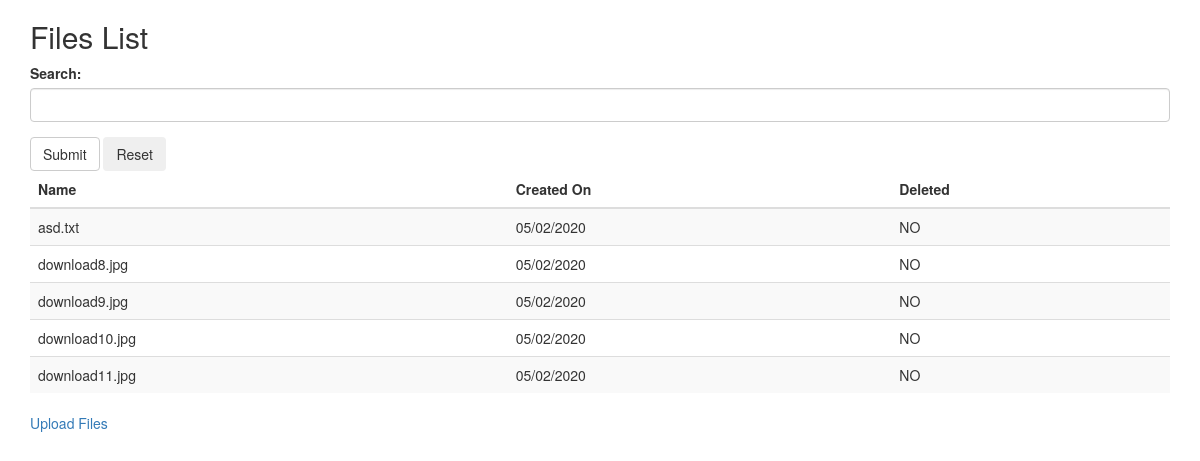
The page /index.php/Inventory/listFiles on the database its author committed.
### tables this page shows
CREATE TABLE IF NOT EXISTS `files` (
  `id` int(11) NOT NULL AUTO_INCREMENT,
  `file_name` varchar(250) NOT NULL,
  `file_type` int(11) NOT NULL,
  `is_deleted` enum('YES','NO') NOT NULL DEFAULT 'NO',
  `created_date` datetime NOT NULL DEFAULT current_timestamp(),
  PRIMARY KEY (`id`),
  KEY `file_type` (`file_type`)
);

### application/libraries/Template.php (called while the page is built, shortened)
<?php
class Template {
    var $template_data = array();
    function set($name, $value) {
        $this->template_data[$name] = $value;
    }
    function load($template = '', $view = '', $view_data = array(), $return = FALSE) {
        $this->CI = &get_instance();
        $this->set('contents', $this->CI->load->view($view, $view_data, TRUE));
        return $this->CI->load->view($template, $this->template_data, $return);
    }
}

### application/controllers/Inventory.php (called while the page is built, shortened)
<?php
class Inventory extends CI_Controller {
    public function listFiles($rowno = 0) {
        $search_text = "";
        $rowperpage = 5;
        $allcount = $this->files->getDataCount($search_text);
        $filesList = $this->files->getData($rowno, $rowperpage, $search_text);
        $config['base_url'] = base_url() . 'index.php/inventory/listFiles';
        $config['use_page_numbers'] = true;
        $config['total_rows'] = $allcount;
        $config['per_page'] = $rowperpage;
        $this->pagination->initialize($config);
        $data['pagination'] = $this->pagination->create_links();
        $data['result'] = $filesList;
        $data['row'] = $rowno;
        $data['search'] = $search_text;
        $data['title_page'] = 'Files List';
        $data['success'] = $this->session->flashdata('success');
        $this->template->load('layout', 'index', $data);
    }
}

### index.php (called while the page is built, shortened)
<?php
require_once BASEPATH.'core/CodeIgniter.php';

### application/models/Files.php (called while the page is built, shortened)
<?php
class Files extends CI_Model {
    public function getData($rowno, $rowperpage, $search = "") {
        $this->db->select('*');
        $this->db->from('files');
        $this->db->limit($rowperpage, $rowno);
        $query = $this->db->get();
        return $query->result_array();
    }
    public function getDataCount($search = '') {
        $this->db->select('count(id) as allcount');
        $this->db->from('files');
        $query = $this->db->get();
        $result = $query->result_array();
        return $result[0]['allcount'];
    }
}

### application/views/index.php (the view, shortened to what this page needs)
<div class="container">
    <h2>Files List</h2>
    <form method='post' action="<?= base_url() ?>index.php/Inventory/listFiles" >
        <div class="form-group">
            <label for="search">Search:</label>
            <input type='text' class="form-control" name='search' value='<?= $search ?>'>
        </div>
        <input type='submit' class="btn btn-default" name='submit' value='Submit'>
        <input type='submit' class="btn btn-neutral" name='cancel' value='Reset'>
    </form>
    <table class="table table-striped">
        <thead>
            <tr>
                <th>Name</th>
                <th>Created On</th>
                <th>Deleted</th>
            </tr>
        </thead>
        <tbody>
            <?php
            if (count($result) == 0) {
                echo "<tr>";
                echo "<td colspan='3'>No record found.</td>";
                echo "</tr>";
            } else {
                foreach ($result as $data) {
                    echo "<tr>";
                    echo "<td>" . $data['file_name'] . "</td>";
                    echo "<td>" . date('m/d/Y', strtotime($data['created_date'])) . "</td>";
                    echo "<td>" . $data['is_deleted'] . "</td>";
                    echo "</tr>";
                }
            }
            ?>
        </tbody>
    </table>
    <div style='margin-top: 10px;'>
        <a href="<?= base_url() ?>index.php/Inventory/upload">Upload Files</a>
    </div>
</div>

### application/views/layout.php (shortened to what this page needs)
<!DOCTYPE html>
<html>
    <head>
        <link rel="stylesheet" href="https://maxcdn.bootstrapcdn.com/bootstrap/3.3.6/css/bootstrap.min.css">
    </head>
    <body class="container-fluid">
        <?= $contents ?>
    </body>
</html>

### rows shown on the page
files: file_name "asd.txt", created_date "05/02/2020", is_deleted "NO"
files: file_name "download8.jpg", created_date "05/02/2020", is_deleted "NO"
files: file_name "download9.jpg", created_date "05/02/2020", is_deleted "NO"
files: file_name "download10.jpg", created_date "05/02/2020", is_deleted "NO"
files: file_name "download11.jpg", created_date "05/02/2020", is_deleted "NO"
